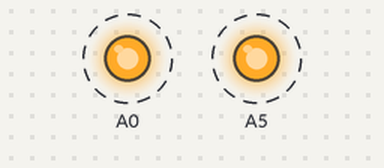
Bench run of a program on a simulated Arduino Nano, built with avr-gcc and run on an emulated ATmega328P. Shown: output pins drawn as LEDs (lit = HIGH). Dashed ring = blinking.

Above: at 0.04 s.
Timing chart, 0 to 4.6 s (numbered marks = the images above):
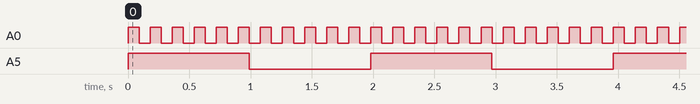

The program:

main.cpp
```cpp
#include <Arduino.h>
#include <Arduino_FreeRTOS.h>

void Task_Print1(void *param);
void Task_Print2(void *param);

TaskHandle_t Task_Handl1;
TaskHandle_t Task_Handl2;

void setup(){
  Serial.begin(9600);
  pinMode(A0, OUTPUT);
    pinMode(A5, OUTPUT);
  xTaskCreate(Task_Print1, "Task1", 100, NULL, 1, &Task_Handl1);
    xTaskCreate(Task_Print2, "Task2", 100, NULL, 2, &Task_Handl2);
}

void loop(){


}

void Task_Print1(void *param){
  (void) param;
  while(1){
digitalWrite(A0, HIGH);
vTaskDelay(100/portTICK_PERIOD_MS);
digitalWrite(A0, LOW);
vTaskDelay(100/portTICK_PERIOD_MS);
  }

}

void Task_Print2(void *param){
  (void) param;
  while(1){
    digitalWrite(A5, HIGH);
    vTaskDelay(1000/portTICK_PERIOD_MS);
    digitalWrite(A5, LOW);
    vTaskDelay(1000/portTICK_PERIOD_MS);
  }
}
```

Measured:
- by itself, A0: alternates HIGH for 0.09 s and LOW for 0.09 s
- by itself, A5: alternates HIGH for 0.99 s and LOW for 0.99 s
